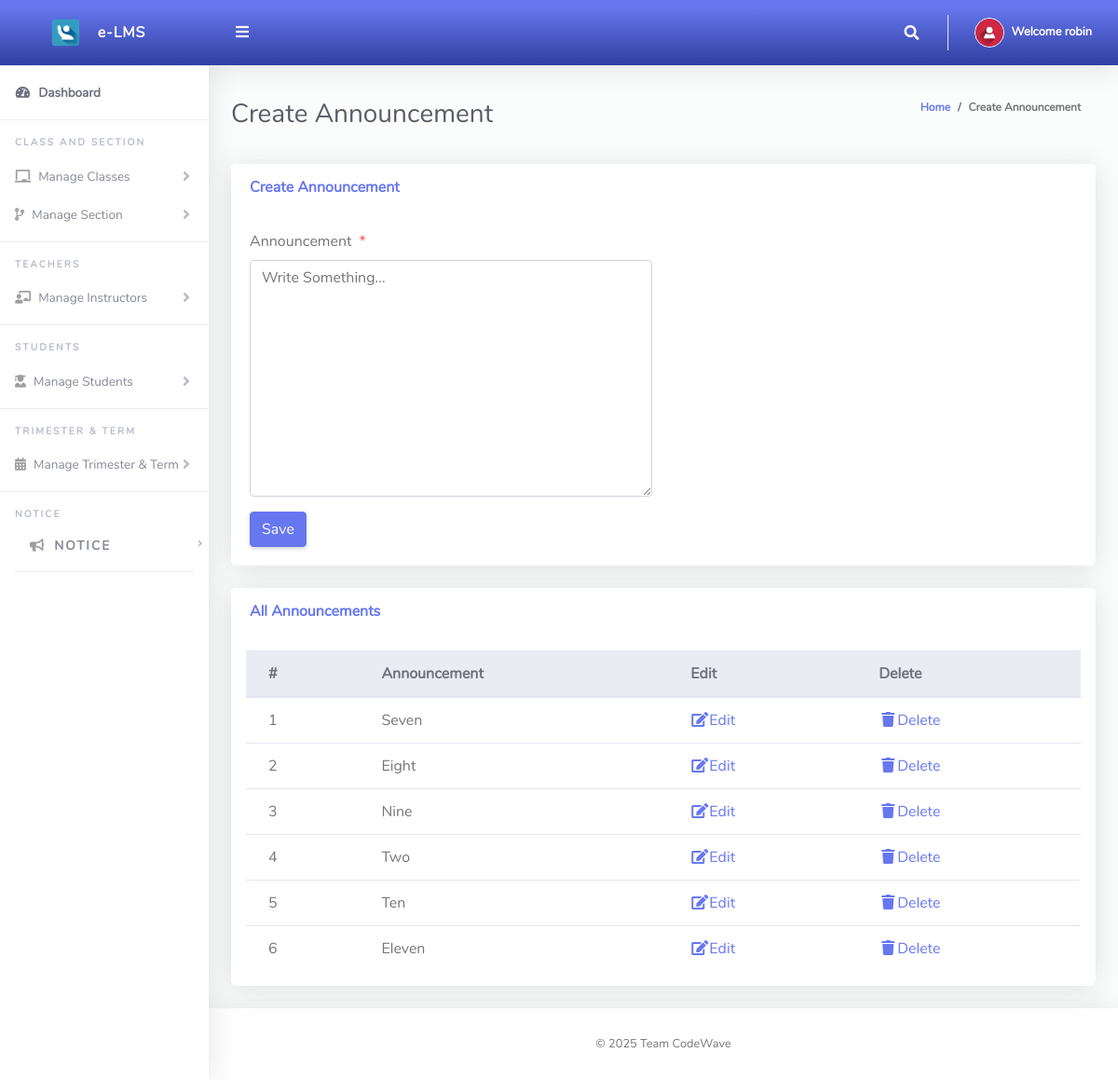
The app's page /AMS/Admin/notice.php (signed in) with its own data.
### tables this page shows
CREATE TABLE `tblclass` (
  `Id` int(10) NOT NULL,
  `className` varchar(255) NOT NULL
);

### AMS/Admin/notice.php (the view, shortened to what this page needs)
<?php
include '../Includes/dbcon.php';
?>
<!DOCTYPE html>
<html lang="en">
<head>
  <link href="../vendor/fontawesome-free/css/all.min.css" rel="stylesheet" type="text/css">
  <link href="../vendor/bootstrap/css/bootstrap.min.css" rel="stylesheet" type="text/css">
  <link href="css/ruang-admin.min.css" rel="stylesheet">
</head>
<body id="page-top">
  <div id="wrapper">
      <?php include "Includes/sidebar.php";?>
    <div id="content-wrapper" class="d-flex flex-column">
      <div id="content">
       <?php include "Includes/topbar.php";?>
        <div class="container-fluid" id="container-wrapper">
          <div class="d-sm-flex align-items-center justify-content-between mb-4">
            <h1 class="h3 mb-0 text-gray-800">Create Announcement</h1>
            <ol class="breadcrumb">
              <li class="breadcrumb-item"><a href="./">Home</a></li>
              <li class="breadcrumb-item active" aria-current="page">Create Announcement</li>
            </ol>
          </div>
          <div class="row">
            <div class="col-lg-12">
              <div class="card mb-4">
                <div class="card-header py-3 d-flex flex-row align-items-center justify-content-between">
                  <h6 class="m-0 font-weight-bold text-primary">Create Announcement</h6>
                </div>
                <div class="card-body">
                  <form method="post">
                    <div class="form-group row mb-3">
                        <div class="col-xl-6">
                            <label class="form-control-label">Announcement<span class="text-danger ml-2">*</span></label>
                      <textarea cols="30" rows="10" class="form-control" name="className" value="<?php echo $row['className'];?>" id="exampleInputFirstName" placeholder="Write Something..."></textarea>
                        </div>
                    </div>
                      <?php
                    if (isset($Id))
                    {
                    ?>
                    <button type="submit" name="update" class="btn btn-warning">Update</button>
                    &nbsp;&nbsp;&nbsp;&nbsp;&nbsp;&nbsp;&nbsp;&nbsp;&nbsp;&nbsp;
                    <?php
                    } else {
                    ?>
                    <button type="submit" name="save" class="btn btn-primary">Save</button>
                    <?php
                    }
                    ?>
                  </form>
                </div>
              </div>
                 <div class="row">
              <div class="col-lg-12">
              <div class="card mb-4">
                <div class="card-header py-3 d-flex flex-row align-items-center justify-content-between">
                  <h6 class="m-0 font-weight-bold text-primary">All Announcements</h6>
                </div>
                <div class="table-responsive p-3">
                  <table class="table align-items-center table-flush table-hover" id="dataTableHover">
                    <thead class="thead-light">
                      <tr>
                        <th>#</th>
                        <th>Announcement</th>
                        <th>Edit</th>
                        <th>Delete</th>
                      </tr>
                    </thead>
                    <tbody>
                  <?php
                      $query = "SELECT * FROM tblclass";
                      $rs = $conn->query($query);
                      $num = $rs->num_rows;
                      $sn=0;
                      if($num > 0)
                      {
                        while ($rows = $rs->fetch_assoc())
                          {
                             $sn = $sn + 1;
                            echo"
                              <tr>
                                <td>".$sn."</td>
                                <td>".$rows['className']."</td>
                                <td><a href='?action=edit&Id=".$rows['Id']."'><i class='fas fa-fw fa-edit'></i>Edit</a></td>
                                <td><a href='?action=delete&Id=".$rows['Id']."'><i class='fas fa-fw fa-trash'></i>Delete</a></td>
                              </tr>";
                          }
                      }
                      else
                      {
                           echo
                           "<div class='alert alert-danger' role='alert'>
                            No Record Found!
                            </div>";
                      }
                      ?>
                    </tbody>
                  </table>
                </div>
              </div>
            </div>
            </div>
          </div>
        </div>
      </div>
       <?php include "Includes/footer.php";?>
    </div>
  </div>
</body>
</html>

### AMS/Admin/Includes/topbar.php (shortened to what this page needs)
<?php
  $query = "SELECT * FROM tbladmin WHERE Id = ".$_SESSION['userId']."";
  $rs = $conn->query($query);
  $rows = $rs->fetch_assoc();
  $fullName = $rows['firstName']." ".$rows['lastName'];
?>
<nav class="navbar navbar-expand navbar-light bg-gradient-primary topbar mb-4 static-top">
          <button id="sidebarToggleTop" class="btn btn-link rounded-circle mr-3">
            <i class="fa fa-bars"></i>
          </button>
          <ul class="navbar-nav ml-auto">
            <li class="nav-item dropdown no-arrow">
              <a class="nav-link dropdown-toggle" href="#" id="searchDropdown" role="button" data-toggle="dropdown"
                aria-haspopup="true" aria-expanded="false">
                <i class="fas fa-search fa-fw"></i>
              </a>
            </li>
            <li class="nav-item dropdown no-arrow">
              <a class="nav-link dropdown-toggle" href="#" id="userDropdown" role="button" data-toggle="dropdown"
                aria-haspopup="true" aria-expanded="false">
                <img class="img-profile rounded-circle" src="img/user-icn.png" style="max-width: 60px">
                <span class="ml-2 d-none d-lg-inline text-white small"><b>Welcome <?php echo $fullName;?></b></span>
              </a>
            </li>
          </ul>
        </nav>

### records on screen
tblclass: className "Seven"
tblclass: className "Eight"
tblclass: className "Nine"
tblclass: className "Two"
tblclass: className "Ten"
tblclass: className "Eleven"

### other values on screen
$fullName "robin"
